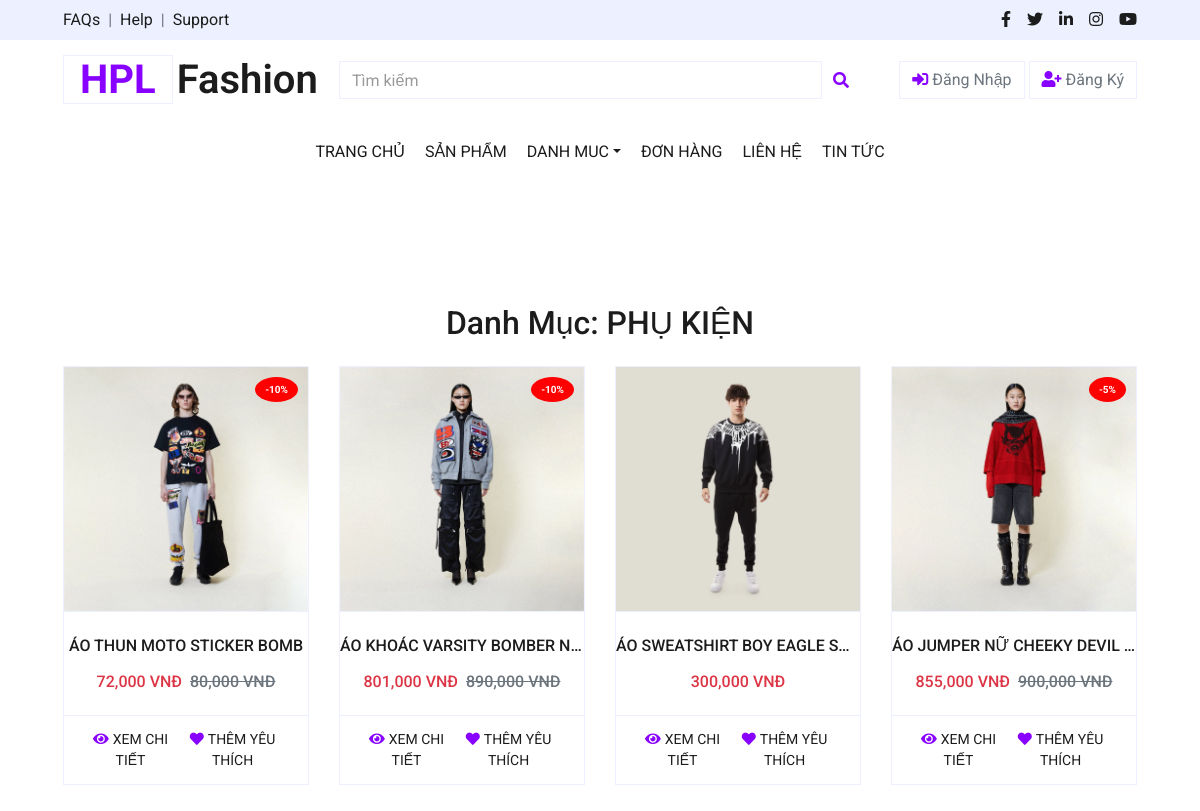
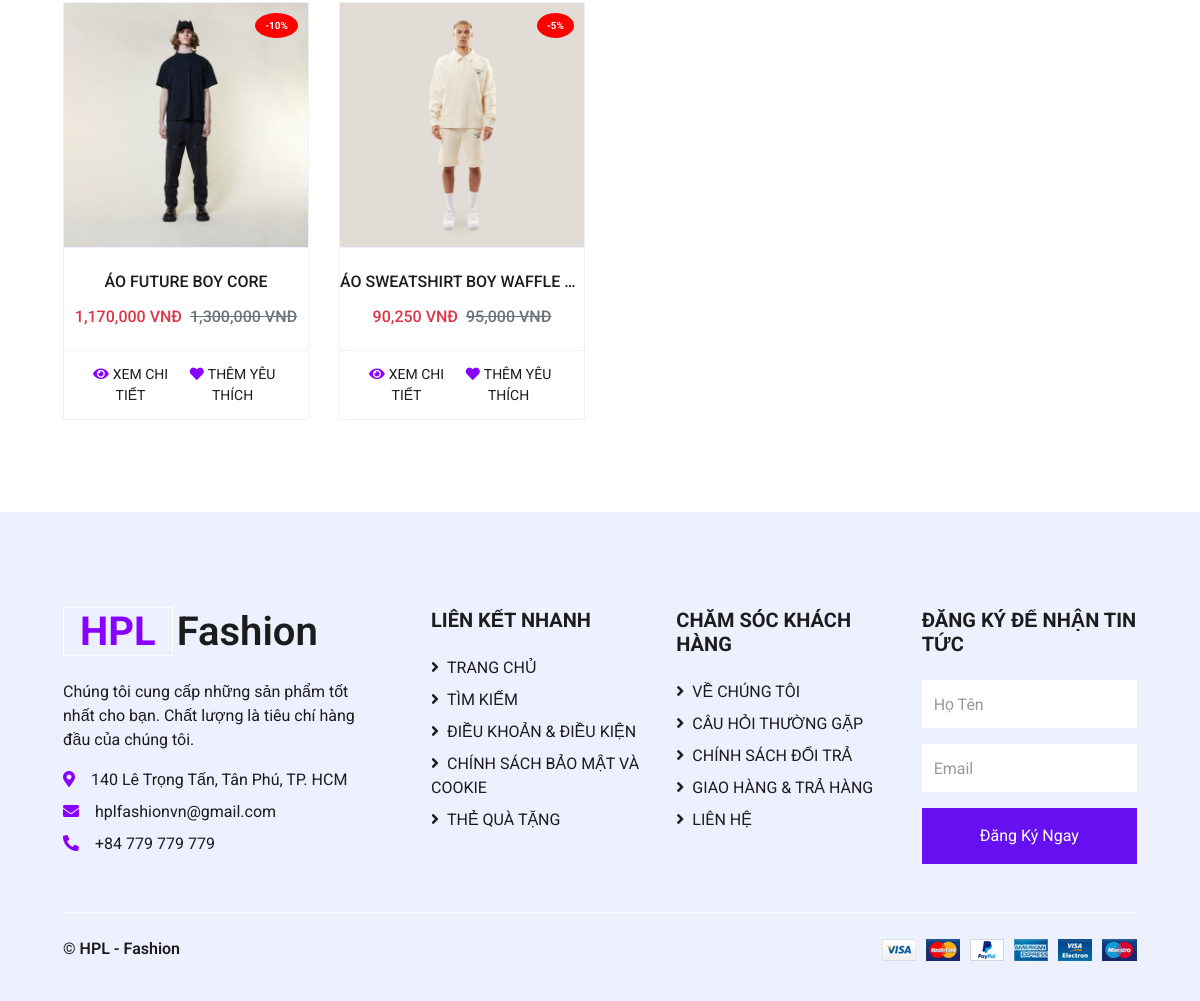
/views/collection.php?category_id=3, run on the app's committed database (2 pictures, top to bottom).
### tables this page shows
CREATE TABLE `categories` (
  `category_id` int NOT NULL,
  `category_name` varchar(255) NOT NULL,
  `category_image` varchar(250) NOT NULL
);

CREATE TABLE `products` (
  `product_id` int NOT NULL,
  `product_name` varchar(255) NOT NULL,
  `price` int NOT NULL,
  `category_id` int DEFAULT NULL,
  `subcategory_id` int NOT NULL,
  `image` varchar(255) DEFAULT NULL,
  `image2` varchar(255) DEFAULT NULL,
  `image3` varchar(255) DEFAULT NULL,
  `description` varchar(255) DEFAULT NULL,
  `size` text,
  `discount` int DEFAULT '0',
  `type_id` int DEFAULT NULL,
  `view_count` int DEFAULT '0',
  `created_at` datetime DEFAULT CURRENT_TIMESTAMP
);

### config/Database.php (called while the page is built, shortened)
<?php
class Database {
    private static $servername = "localhost";
    private static $username = "root";
    private static $password = "";
    private static $dbname = "shopthoitrang";
    private static $conn = null;
    public static function getConnection() {
        if (self::$conn === null) {
            self::$conn = new mysqli(self::$servername, self::$username, self::$password, self::$dbname);
        }
        return self::$conn;
    }
    public static function query($sql) {
        $conn = self::getConnection();
        return $conn->query($sql);
    }
}
?>

### views/collection.php (the view, shortened to what this page needs)
<?php
include('../config/database.php');
$category_id = isset($_GET['category_id']) ? (int)$_GET['category_id'] : 0;
$category_query = Database::query("SELECT category_name FROM categories WHERE category_id = $category_id");
$category = $category_query->fetch_array();
$category_name = $category['category_name'];
$product_query = Database::query("SELECT * FROM products WHERE category_id = $category_id");
?>
<!DOCTYPE html>
<html lang="en">
<head>
    <link href="https://cdnjs.cloudflare.com/ajax/libs/font-awesome/5.10.0/css/all.min.css" rel="stylesheet">
    <link href="../css/style.css" rel="stylesheet">
</head>
<body>
    <?php include '../includes/header.php'; ?>
    <div class="container-fluid pt-5">
        <h2 class="text-center mb-4">Danh Mục: <?= $category_name ?></h2>
        <div class="row px-xl-5 pb-3">
            <?php if ($product_query->num_rows > 0): ?>
                <?php while ($product = $product_query->fetch_assoc()): ?>
                    <div class="col-lg-3 col-md-6 col-sm-12 pb-1">
                        <div class="card product-item border-0 mb-4">
                            <div class="card-header product-img position-relative overflow-hidden bg-transparent border p-0">
                                <?php $imagePath = (substr($product['image'], 0, 4) == 'http') ? $product['image'] : '../assets/img_product/' . $product['image']; ?>
                                <img class="img-fluid w-100" src="<?= $imagePath ?>" alt="<?= $product['product_name'] ?>">
                                <?php if ($product['discount'] > 0): ?>
                                    <div class="discount-badge position-absolute">
                                        -<?= $product['discount'] ?>%
                                    </div>
                                <?php endif; ?>
                            </div>
                            <div class="card-body border-left border-right text-center p-0 pt-4 pb-3">
                                <h6 class="text-truncate mb-3"><?= $product['product_name'] ?></h6>
                                <div class="d-flex justify-content-center">
                                    <?php
                                    $discount = $product['discount'];
                                    $discounted_price = $product['price'] * (1 - $discount / 100);
                                    ?>
                                    <h6 class="text-danger"><?= number_format($discounted_price) ?> VNĐ</h6>
                                    <?php if ($discount > 0): ?>
                                        <h6 class="text-muted ml-2"><del><?= number_format($product['price']) ?> VNĐ</del></h6>
                                    <?php endif; ?>
                                </div>
                            </div>
                            <div class="card-footer d-flex justify-content-between bg-light border">
                                <a href="detail.php?id=<?= $product['product_id'] ?>" class="btn btn-sm text-dark p-0">
                                    <i class="fas fa-eye text-primary mr-1"></i>XEM CHI TIẾT
                                </a>
                                <form method="POST" action="" class="d-flex align-items-center">
                                    <button type="submit" name="add_to_favorites" class="btn btn-sm text-dark p-0 bg-white">
                                        <i class="fas fa-heart text-primary mr-1"></i>THÊM YÊU THÍCH
                                    </button>
                                </form>
                            </div>
                        </div>
                    </div>
                <?php endwhile; ?>
            <?php else: ?>
                <p class="text-center">Không có sản phẩm nào trong danh mục này.</p>
            <?php endif; ?>
        </div>
    </div>
    <?php include '../includes/footer.php'; ?>
</body>
</html>

### includes/header.php (shortened to what this page needs)
<?php
include_once __DIR__ . '/../config/database.php';
$conn = Database::getConnection();
if (isset($_SESSION['user'])) {
    $user_id = $_SESSION['user']['user_id'];
    $cart_query = "
        SELECT SUM(cart_item.quantity) AS total_quantity
        FROM cart
        JOIN cart_item ON cart.cart_id = cart_item.cart_id
        WHERE cart.user_id = $user_id
    ";
    $cart_result = $conn->query($cart_query);
    $row = $cart_result->fetch_assoc();
    $cart_count = $row['total_quantity'] ? $row['total_quantity'] : 0;
    $favorites_query = "
        SELECT COUNT(*) AS favorite_count
        FROM favorites
        WHERE user_id = $user_id
    ";
    $favorites_result = $conn->query($favorites_query);
    $favorite_row = $favorites_result->fetch_assoc();
    $favorite_count = $favorite_row['favorite_count'] ? $favorite_row['favorite_count'] : 0;
} else {
    $cart_count = 0;
    $favorite_count = 0;
}
?>
<div class="container-fluid">
    <div class="row bg-secondary py-2 px-xl-5">
        <div class="col-lg-6 d-none d-lg-block">
            <div class="d-inline-flex align-items-center">
                <a class="text-dark" href="">FAQs</a>
                <span class="text-muted px-2">|</span>
                <a class="text-dark" href="">Help</a>
                <span class="text-muted px-2">|</span>
                <a class="text-dark" href="">Support</a>
                </div>
            </div>
            <div class="col-lg-6 text-center text-lg-right">
                <div class="d-inline-flex align-items-center">
                <a class="text-dark px-2" href="">
                    <i class="fab fa-facebook-f"></i>
                </a>
                <a class="text-dark px-2" href="">
                    <i class="fab fa-twitter"></i>
                </a>
                <a class="text-dark px-2" href="">
                    <i class="fab fa-linkedin-in"></i>
                </a>
                <a class="text-dark px-2" href="">
                    <i class="fab fa-instagram"></i>
                </a>
                <a class="text-dark pl-2" href="">
                    <i class="fab fa-youtube"></i>
                </a>
            </div>
        </div>
    </div>
    <div class="row align-items-center py-3 px-xl-5">
        <div class="col-lg-3 d-none d-lg-block">
            <a href="<?php echo BASE_URL; ?>index.php" class="text-decoration-none">
                <h1 class="m-0 display-5 font-weight-semi-bold">
                    <span class="text-success font-weight-bold border px-3 mr-1">HPL</span>Fashion
                </h1>
            </a>
        </div>
        <div class="col-lg-6 col-6 text-left">
            <form action="<?php echo VIEWS_URL; ?>search.php" method="GET">
                <div class="input-group">
                    <input type="text" name="query" class="form-control" placeholder="Tìm kiếm" required>
                    <div class="input-group-append">
                        <button type="submit" class="input-group-text bg-transparent text-primary" style="border: none; background: none; cursor: pointer;">
                            <i class="fa fa-search"></i>
                        </button>
                    </div>
                </div>
            </form>
        </div>
            <div class="col-lg-3 col-6 text-right">
            <?php if (isset($_SESSION['user'])): ?>
                <a href="<?php echo VIEWS_URL; ?>favorites.php" class="btn border">
                    <i class="fas fa-heart text-primary"></i>
                    <span class="badge"><?php echo $favorite_count; ?></span>
                </a>
                <a href="<?php echo VIEWS_URL; ?>cart.php" class="btn border">
                    <i class="fas fa-shopping-cart text-primary"></i>
                    <span class="badge"><?php echo $cart_count; ?></span>
                </a>
                <?php if ($_SESSION['user']['roles'] === 'admin'): ?>
                    <a href="<?php echo BASE_URL; ?>admin/admin.php" class="btn btn-danger">
                        Admin
                    </a>
                <?php endif; ?>
            <?php else: ?>
                <a href="<?php echo AUTH_URL . '/login.php'; ?>" class="btn border">
                    <i class="fas fa-sign-in-alt text-primary"></i>
                    Đăng Nhập
                </a>
                <a href="<?php echo AUTH_URL . '/register.php'; ?>" class="btn border">
                    <i class="fas fa-user-plus text-primary"></i>
                    Đăng Ký
                </a>
            <?php endif; ?>
        </div>
    </div>
</div>
<div class="container-fluid mb-5">
    <div class="container-fluid px-0">
    <nav class="navbar navbar-expand-lg bg-light navbar-light py-3 py-lg-0 px-0">
    <div class="collapse navbar-collapse justify-content-between" id="navbarCollapse">
    <div class="navbar-nav mx-auto py-0">
        <a href="<?php echo BASE_URL; ?>index.php" class="nav-item nav-link active fw-bold">TRANG CHỦ</a>
        <a href="<?php echo VIEWS_URL; ?>shop.php" class="nav-item nav-link fw-bold">SẢN PHẨM</a>
        <div class="nav-item dropdown">
            <a href="#" class="nav-link dropdown-toggle fw-bold" data-toggle="dropdown">DANH MUC</a>
        </div>
        <a href="<?php echo VIEWS_URL; ?>order_history.php" class="nav-item nav-link fw-bold">ĐƠN HÀNG</a>
        <a href="<?php echo VIEWS_URL; ?>contact.php" class="nav-item nav-link fw-bold">LIÊN HỆ</a>
        <a href="#" class="nav-item nav-link fw-bold">TIN TỨC</a>
    </div>
</div>
</nav>
    <div class="col-lg-9 mx-auto">
        <br>
        </div>
    </div>
    </div>

### includes/footer.php
<div class="container-fluid bg-secondary text-dark mt-5 pt-5">
    <div class="row px-xl-5 pt-5">
        <div class="col-lg-4 col-md-12 mb-5 pr-3 pr-xl-5">
            <a href="" class="text-decoration-none">
                <h1 class="mb-4 display-5 font-weight-semi-bold">
                    <span class="text-primary font-weight-bold border border-white px-3 mr-1">HPL</span>Fashion
                </h1>
            </a>
            <p>Chúng tôi cung cấp những sản phẩm tốt nhất cho bạn. Chất lượng là tiêu chí hàng đầu của chúng tôi.</p>
            <p class="mb-2"><i class="fa fa-map-marker-alt text-primary mr-3"></i>140 Lê Trọng Tấn, Tân Phú, TP. HCM</p>
            <p class="mb-2"><i class="fa fa-envelope text-primary mr-3"></i>hplfashionvn@gmail.com</p>
            <p class="mb-0"><i class="fa fa-phone-alt text-primary mr-3"></i>+84 779 779 779</p>
        </div>
        <div class="col-lg-8 col-md-12">
            <div class="row">
            <div class="col-md-4 mb-5">
                <h5 class="font-weight-bold text-dark mb-4">LIÊN KẾT NHANH</h5>
                <div class="d-flex flex-column justify-content-start">
                    <a class="text-dark mb-2" href="index.php"><i class="fa fa-angle-right mr-2"></i>TRANG CHỦ</a>
                    <a class="text-dark mb-2" href="views/search.php"><i class="fa fa-angle-right mr-2"></i>TÌM KIẾM</a>
                    <a class="text-dark mb-2" href="#"><i class="fa fa-angle-right mr-2"></i>ĐIỀU KHOẢN & ĐIỀU KIỆN</a>
                    <a class="text-dark mb-2" href="#"><i class="fa fa-angle-right mr-2"></i>CHÍNH SÁCH BẢO MẬT VÀ COOKIE</a>
                    <a class="text-dark" href="#"><i class="fa fa-angle-right mr-2"></i>THẺ QUÀ TẶNG</a>
                </div>
            </div>
            <div class="col-md-4 mb-5">
                <h5 class="font-weight-bold text-dark mb-4">CHĂM SÓC KHÁCH HÀNG</h5>
                <div class="d-flex flex-column justify-content-start">
                    <a class="text-dark mb-2" href="views/about.php"><i class="fa fa-angle-right mr-2"></i>VỀ CHÚNG TÔI</a>
                    <a class="text-dark mb-2" href="#"><i class="fa fa-angle-right mr-2"></i>CÂU HỎI THƯỜNG GẶP</a>
                    <a class="text-dark mb-2" href="#"><i class="fa fa-angle-right mr-2"></i>CHÍNH SÁCH ĐỔI TRẢ</a>
                    <a class="text-dark mb-2" href="#"><i class="fa fa-angle-right mr-2"></i>GIAO HÀNG & TRẢ HÀNG</a>
                    <a class="text-dark" href="contact.php"><i class="fa fa-angle-right mr-2"></i>LIÊN HỆ</a>
                </div>
            </div>
                <div class="col-md-4 mb-5">
                    <h5 class="font-weight-bold text-dark mb-4">ĐĂNG KÝ ĐỂ NHẬN TIN TỨC</h5>
                    <form action="">
                        <div class="form-group">
                            <input type="text" class="form-control border-0 py-4" placeholder="Họ Tên" required="required" />
                        </div>
                        <div class="form-group">
                            <input type="email" class="form-control border-0 py-4" placeholder="Email" required="required" />
                        </div>
                        <div>
                            <button class="btn btn-primary btn-block border-0 py-3" type="submit">Đăng Ký Ngay</button>
                        </div>
                    </form>
                </div>
            </div>
        </div>
    </div>
    <div class="row border-top border-light mx-xl-5 py-4">
        <div class="col-md-6 px-xl-0">
            <p class="mb-md-0 text-center text-md-left text-dark">
                &copy; <a class="text-dark font-weight-semi-bold" href="#">HPL - Fashion</a>
            </p>
        </div>
        <div class="col-md-6 px-xl-0 text-center text-md-right">
            <img class="img-fluid" src="img/payments.png" alt="">
        </div>
    </div>
</div>

### views/collection.php (style rules this page uses)
.discount-badge { top: 10px; right: 10px; background-color: red; color: white; font-size: 10px; font-weight: bold; padding: 5px 10px; border-radius: 50%; z-index: 10; }

### data on the page
categories: category_name "PHỤ KIỆN"
products: image (picture), discount "10", product_name "ÁO THUN MOTO STICKER BOMB", discounted_price "72,000", price "80,000"
products: image (picture), discount "10", product_name "ÁO KHOÁC VARSITY BOMBER N…", discounted_price "801,000", price "890,000"
products: image (picture), product_name "ÁO SWEATSHIRT BOY EAGLE S…", discounted_price "300,000"
products: image (picture), discount "5", product_name "ÁO JUMPER NỮ CHEEKY DEVIL…", discounted_price "855,000", price "900,000"
products: image (picture), discount "10", product_name "ÁO FUTURE BOY CORE", discounted_price "1,170,000", price "1,300,000"
products: image (picture), discount "5", product_name "ÁO SWEATSHIRT BOY WAFFLE…", discounted_price "90,250", price "95,000"
